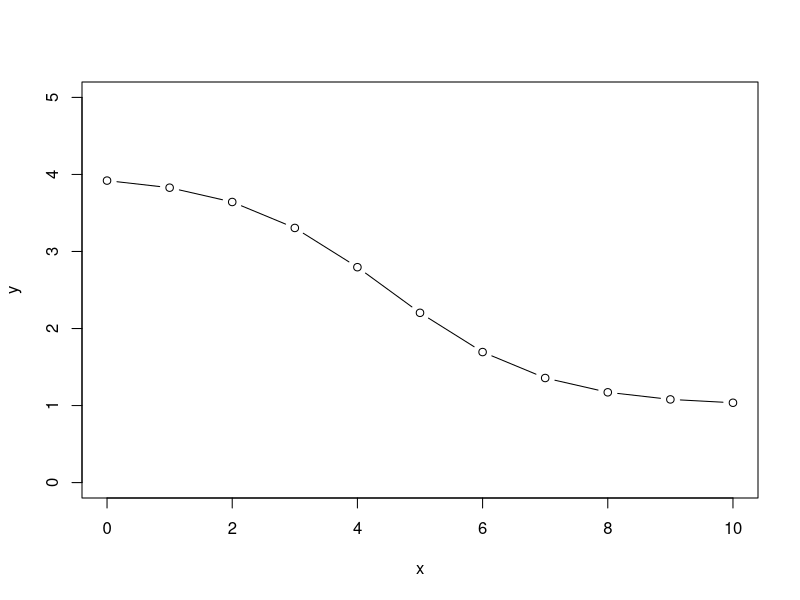

This figure's R source: (Note: this script raises an error after producing the figure.)
## ---- chunk 1
a = 4
b = 1
c = 0.8
d = 4.5
x = 0:10
y = a + (b-a)/(1+exp(-c*(x-d)))
plot(x,y,type="b", ylim=c(0,5))
## ---- chunk 2
data(nonlindat)
plot(y~x,data=nonlindat, col=nonlindat$z+1, pch=19)
## ---- chunk 3
nl1 <- nls(y ~ 
 a + ((b - a)/(1 + exp(-c * (x - d*(1+del*z))))), 
 start = list(a = min(y), b = max(y), c = 1, 
 d = round(median(x)), del=0), data=nonlindat)
summary(nl1)
## ---- chunk 4
plot(y~x,data=nonlindat, col=nonlindat$z+1, pch=19)
nd = data.frame(x=1:8,z=0)
y1 = predict(nl1, newdata=nd)
lines(1:8, y1, lty=2)
nd2 = data.frame(x=1:8,z=1)
y2 = predict(nl1, newdata=nd2)
lines(1:8, y2, lty=2, col="red")
